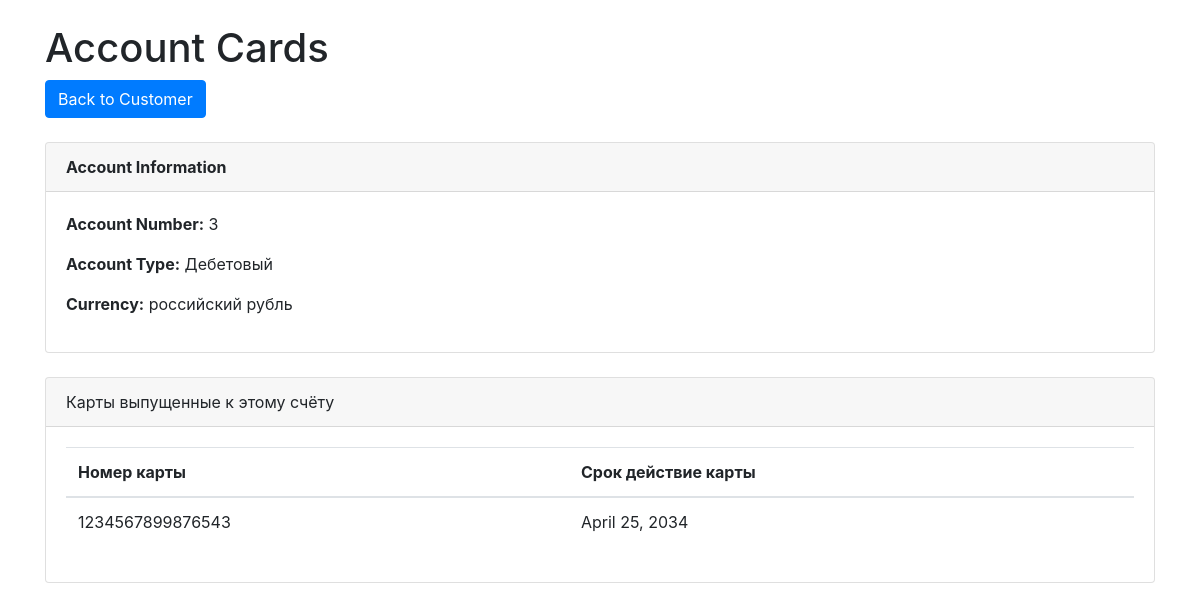
The app's page /acount_cards/3 with its own data.
### abs/models.py (models this page shows, shortened)
class Account (models.Model):
    customer = models.ForeignKey(Customers, on_delete = models.CASCADE,related_name = "customer")
    account_type = models.CharField(max_length = 1, choices = [("Д", "Дебетовый"), ("К","Кредитный"), ("Н","Накопительный")], default="Д")
    currency = models.ForeignKey(Currencys, verbose_name = "Валюта",on_delete=models.CASCADE, default='')
    status = models.CharField(max_length = 20, default = "active", verbose_name = "Статус счёта")
    opened_at = models.DateField(auto_now_add = True ,verbose_name = "Дата открытие счёта")
    closed_at = models.DateField(blank = True, null = True)

class Currencys (models.Model):
    name = models.CharField(max_length = 150, verbose_name = "Валюта", unique = True)
    code = models.CharField(max_length = 3, unique = True)
    symbol = models.CharField(max_length = 5, blank = True, null = True, default=' ')
    def __str__(self) :
        return f"{self.name}"

class Card(models.Model):
    card_number = models.CharField(max_length = 16, unique = True, verbose_name = "Номер карты")
    expiration_date = models.DateField(verbose_name = "Срок окончание действие карты")
    customer = models.ForeignKey(Customers, on_delete = models.CASCADE)
    account = models.ForeignKey(Account, on_delete = models.CASCADE)

### abs/views.py (the view)
# urls.py: path('acount_cards/<int:pk>', AccountCardsListView.as_view(),name='account_cards'),
class AccountCardsListView(ListView):
    model = Card
    template_name = 'account_cards.html'
    context_object_name = 'cards'
    def get_queryset(self):
        account_id = self.kwargs['pk']
        account = get_object_or_404(Account, pk=account_id)
        return Card.objects.filter(account=account)
    def get_context_data(self, **kwargs):
        context = super().get_context_data(**kwargs)
        account_id = self.kwargs['pk']
        context['account'] = get_object_or_404(Account, pk=account_id)
        return context

### abs/templates/account_cards.html (shortened to what this page needs)
<!DOCTYPE html>
<html lang="en">
<head>
    <link rel="stylesheet" href="https://stackpath.bootstrapcdn.com/bootstrap/4.5.2/css/bootstrap.min.css">
</head>
<body>
    <div class="container">
        <h1 class="mt-4">Account Cards</h1>
        <a href="{% url 'customer_detail' account.customer.id %}" class="btn btn-primary mb-4"> Back to Customer</a>
        <div class="card mb-4">
            <div class="card-header">
                <strong>Account Information</strong>
            </div>
            <div class="card-body">
                <div class="row">
                    <div class="col-md-6">
                        <p><strong>Account Number:</strong> {{ account.pk }}</p>
                        <p><strong>Account Type:</strong> {{ account.get_account_type_display }}</p>
                        <p><strong>Currency:</strong> {{ account.currency }}</p>
                    </div>
                </div>
            </div>
        </div>
        <div class="card">
            <div class="card-header">
                Карты выпущенные к этому счёту
            </div>
            <div class="card-body">
                <table class="table">
                    <thead>
                        <tr>
                            <th>Номер карты</th>
                            <th>Срок действие карты</th>
                        </tr>
                    </thead>
                    <tbody>
                        {% for card in cards %}
                            <tr>
                                <td>{{ card.card_number }}</td>
                                <td>{{ card.expiration_date }}</td>
                            </tr>
                        {% endfor %}
                    </tbody>
                </table>
            </div>
        </div>
    </div>
</body>
</html>

### records on screen
Account: pk "3", account_type "Дебетовый", currency "российский рубль"
Card: card_number "1234567899876543", expiration_date "April 25, 2034"
